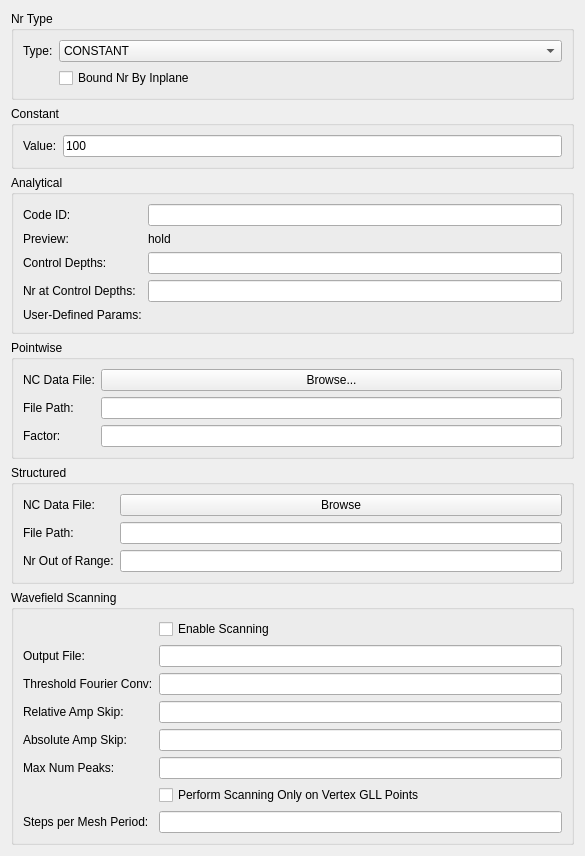
              <widget class="QWidget" name="scrollAreaWidgetContents_3">
               <property name="geometry">
                <rect>
                 <x>0</x>
                 <y>0</y>
                 <width>585</width>
                 <height>735</height>
                </rect>
               </property>
               <property name="sizePolicy">
                <sizepolicy hsizetype="Expanding" vsizetype="Expanding">
                 <horstretch>0</horstretch>
                 <verstretch>0</verstretch>
                </sizepolicy>
               </property>
               <layout class="QVBoxLayout" name="verticalLayout_7">
                <item>
                 <widget class="QGroupBox" name="grpNrType">
                  <property name="title">
                   <string>Nr Type</string>
                  </property>
                  <layout class="QFormLayout" name="formNrType">
                   <item row="0" column="0">
                    <widget class="QLabel" name="label_26">
                     <property name="toolTip">
                      <string>CONSTANT: Nr(s,z) = const. ANALYTICAL: analytical Nr(s,z) defined in NrFieldAnalytical.cpp. POINTWISE: Nr at discrete control points. STRUCTURED: Nr on a structured grid.</string>
                     </property>
                     <property name="text">
                      <string>Type:</string>
                     </property>
                    </widget>
                   </item>
                   <item row="0" column="1">
                    <widget class="QComboBox" name="comboBoxNrType">
                     <item>
                      <property name="text">
                       <string>CONSTANT</string>
                      </property>
                     </item>
                     <item>
                      <property name="text">
                       <string>ANALYTICAL</string>
                      </property>
                     </item>
                     <item>
                      <property name="text">
                       <string>POINTWISE</string>
                      </property>
                     </item>
                     <item>
                      <property name="text">
                       <string>STRUCTURED</string>
                      </property>
                     </item>
                    </widget>
                   </item>
                   <item row="1" column="1">
                    <widget class="QCheckBox" name="checkBoxNrInplane">
                     <property name="text">
                      <string>Bound Nr By Inplane</string>
                     </property>
                    </widget>
                   </item>
                  </layout>
                 </widget>
                </item>
                <item>
                 <widget class="QGroupBox" name="grpConstant">
                  <property name="title">
                   <string>Constant</string>
                  </property>
                  <layout class="QFormLayout" name="formConstant">
                   <item row="0" column="0">
                    <widget class="QLabel" name="label_27">
                     <property name="toolTip">
                      <string>Constant value for Nr. For an axisymmetric model with a single axial source, use 5 for moment tensor (earthquake), 3 for force vector (impact), 1 for pressure (explosion).</string>
                     </property>
                     <property name="text">
                      <string>Value:</string>
                     </property>
                    </widget>
                   </item>
                   <item row="0" column="1">
                    <widget class="QLineEdit" name="lineConstNr">
                     <property name="text">
                      <string>100</string>
                     </property>
                    </widget>
                   </item>
                  </layout>
                 </widget>
                </item>
                <item>
                 <widget class="QGroupBox" name="grpAnalytical">
                  <property name="title">
                   <string>Analytical</string>
                  </property>
                  <layout class="QFormLayout" name="formAnalytical">
                   <item row="0" column="0">
                    <widget class="QLabel" name="label_29">
                     <property name="toolTip">
                      <string>NrFieldAnalytical::sCodeID in NrFieldAnalytical.cpp (line 18).</string>
                     </property>
                     <property name="text">
                      <string>Code ID:</string>
                     </property>
                    </widget>
                   </item>
                   <item row="0" column="1">
                    <widget class="QLineEdit" name="lineEditCodeID"/>
                   </item>
                   <item row="1" column="0">
                    <widget class="QLabel" name="label_21">
                     <property name="text">
                      <string>Preview:</string>
                     </property>
                    </widget>
                   </item>
                   <item row="1" column="1">
                    <widget class="QLabel" name="labelCodeID">
                     <property name="text">
                      <string>hold</string>
                     </property>
                    </widget>
                   </item>
                   <item row="2" column="0">
                    <widget class="QLabel" name="label_30">
                     <property name="toolTip">
                      <string>Depth values at which Nr is controlled for the analytical field.</string>
                     </property>
                     <property name="text">
                      <string>Control Depths:</string>
                     </property>
                    </widget>
                   </item>
                   <item row="2" column="1">
                    <widget class="QLineEdit" name="lineNrControlDepths"/>
                   </item>
                   <item row="3" column="0">
                    <widget class="QLabel" name="label_31">
                     <property name="toolTip">
                      <string>Nr values corresponding to each control depth.</string>
                     </property>
                     <property name="text">
                      <string>Nr at Control Depths:</string>
                     </property>
                    </widget>
                   </item>
                   <item row="3" column="1">
                    <widget class="QLineEdit" name="lineNrAtControlDepths"/>
                   </item>
                   <item row="4" column="0">
                    <widget class="QLabel" name="label_32">
                     <property name="toolTip">
                      <string>Arbitrary parameters with arbitrary names and types, depending on how they are read and used in NrFieldAnalytical.cpp.</string>
                     </property>
                     <property name="text">
                      <string>User-Defined Params:</string>
                     </property>
                    </widget>
                   </item>
                   <item row="4" column="1">
                    <widget class="UDPFieldsWidget" name="udpWidget" native="true">
                     <property name="sizePolicy">
                      <sizepolicy hsizetype="Expanding" vsizetype="Expanding">
                       <horstretch>0</horstretch>
                       <verstretch>1</verstretch>
                      </sizepolicy>
                     </property>
                    </widget>
                   </item>
                  </layout>
                 </widget>
                </item>
                <item>
                 <widget class="QGroupBox" name="grpPointwise">
                  <property name="title">
                   <string>Pointwise</string>
                  </property>
                  <layout class="QFormLayout" name="formPointwise">
                   <item row="0" column="0">
                    <widget class="QLabel" name="label_34">
                     <property name="toolTip">
                      <string>Must contain: pointwise_sz (double, X×2, s/z of control points) and pointwise_Nr (int, X, Nr values). Unit: meters. Interpolation uses inverse distance weighting.</string>
                     </property>
                     <property name="text">
                      <string>NC Data File:</string>
                     </property>
                    </widget>
                   </item>
                   <item row="0" column="1">
                    <widget class="QPushButton" name="btnBrowsePointwise">
                     <property name="text">
                      <string>Browse...</string>
                     </property>
                    </widget>
                   </item>
                   <item row="1" column="0">
                    <widget class="QLabel" name="label_33">
                     <property name="text">
                      <string>File Path:</string>
                     </property>
                    </widget>
                   </item>
                   <item row="1" column="1">
                    <widget class="QLineEdit" name="linePointwisePath"/>
                   </item>
                   <item row="2" column="0">
                    <widget class="QLabel" name="label_37">
                     <property name="toolTip">
                      <string>Factor multiplied to Nr(s,z) from the pointwise data file.</string>
                     </property>
                     <property name="text">
                      <string>Factor:</string>
                     </property>
                    </widget>
                   </item>
                   <item row="2" column="1">
                    <widget class="QLineEdit" name="lineNrFactor"/>
                   </item>
                  </layout>
                 </widget>
                </item>
                <item>
                 <widget class="QGroupBox" name="grpStructured">
                  <property name="title">
                   <string>Structured</string>
                  </property>
                  <layout class="QFormLayout" name="formStructured">
                   <item row="0" column="0">
                    <widget class="QLabel" name="label_39">
                     <property name="toolTip">
                      <string>Cartesian mesh: structured_s (double, M), structured_z (double, N), structured_Nr (int, M×N). Spherical mesh: replace _s/_z with _r/_t (θ). Units: meters for s/z/r, radians for θ.</string>
                     </property>
                     <property name="text">
                      <string>NC Data File:</string>
                     </property>
                    </widget>
                   </item>
                   <item row="0" column="1">
                    <widget class="QPushButton" name="pushBrowseStructured">
                     <property name="text">
                      <string>Browse</string>
                     </property>
                    </widget>
                   </item>
                   <item row="1" column="0">
                    <widget class="QLabel" name="label_38">
                     <property name="text">
                      <string>File Path:</string>
                     </property>
                    </widget>
                   </item>
                   <item row="1" column="1">
                    <widget class="QLineEdit" name="lineStructuredPath"/>
                   </item>
                   <item row="2" column="0">
                    <widget class="QLabel" name="label_40">
                     <property name="toolTip">
                      <string>Value of Nr at any location outside the structured grid range.</string>
                     </property>
                     <property name="text">
                      <string>Nr Out of Range:</string>
                     </property>
                    </widget>
                   </item>
                   <item row="2" column="1">
                    <widget class="QLineEdit" name="lineStructuredOutOfRange"/>
                   </item>
                  </layout>
                 </widget>
                </item>
                <item>
                 <widget class="QGroupBox" name="grpWavefieldScanning">
                  <property name="toolTip">
                   <string>AxiSEM3D learns a sub-optimal Nr(s,z) during simulation and dumps it to a file for re-use. It analyzes the Fourier series at mesh points upon energy peak arrival. To re-use: set type_Nr = POINTWISE and point nc_data_file to the scanning output.</string>
                  </property>
                  <property name="title">
                   <string>Wavefield Scanning</string>
                  </property>
                  <layout class="QFormLayout" name="formWavefieldScanning">
                   <item row="0" column="1">
                    <widget class="QCheckBox" name="checkWavefieldScanningOn">
                     <property name="text">
                      <string>Enable Scanning</string>
                     </property>
                    </widget>
                   </item>
                   <item row="1" column="0">
                    <widget class="QLabel" name="label_43">
                     <property name="toolTip">
                      <string>File path for the wavefield scanning output.</string>
                     </property>
                     <property name="text">
                      <string>Output File:</string>
                     </property>
                    </widget>
                   </item>
                   <item row="1" column="1">
                    <widget class="QLineEdit" name="lineWavefieldOutputFile"/>
                   </item>
                   <item row="2" column="0">
                    <widget class="QLabel" name="label_44">
                     <property name="toolTip">
                      <string>Accuracy loss by truncating the Fourier series of the wavefield. Allowed range: [1e-4, 1e-1].</string>
                     </property>
                     <property name="text">
                      <string>Threshold Fourier Conv:</string>
                     </property>
                    </widget>
                   </item>
                   <item row="2" column="1">
                    <widget class="QLineEdit" name="lineThresholdFourierConv"/>
                   </item>
                   <item row="3" column="0">
                    <widget class="QLabel" name="label_45">
                     <property name="toolTip">
                      <string>Peaks with amplitude smaller than this × largest peak are skipped. 1.0 = only largest peak, 0.0 = all peaks. Range: [0.0, 1.0].</string>
                     </property>
                     <property name="text">
                      <string>Relative Amp Skip:</string>
                     </property>
                    </widget>
                   </item>
                   <item row="3" column="1">
                    <widget class="QLineEdit" name="lineRelativeAmpSkip"/>
                   </item>
                   <item row="4" column="0">
                    <widget class="QLabel" name="label_47">
                     <property name="toolTip">
                      <string>Absolute amplitude threshold for skipping energy peaks. Allowed range: [1e-14, 1e-10].</string>
                     </property>
                     <property name="text">
                      <string>Absolute Amp Skip:</string>
                     </property>
                    </widget>
                   </item>
                   <item row="4" column="1">
                    <widget class="QLineEdit" name="lineAbsAmpSkip"/>
                   </item>
                   <item row="5" column="0">
                    <widget class="QLabel" name="label_48">
                     <property name="toolTip">
                      <string>Maximum number of energy peaks to consider. Use a small value to focus on only the largest peaks.</string>
                     </property>
                     <property name="text">
                      <string>Max Num Peaks:</string>
                     </property>
                    </widget>
                   </item>
                   <item row="5" column="1">
                    <widget class="QLineEdit" name="lineMaxNumPeaks"/>
                   </item>
                   <item row="6" column="1">
                    <widget class="QCheckBox" name="checkScanOnlyVertexGLL">
                     <property name="text">
                      <string>Perform Scanning Only on Vertex GLL Points</string>
                     </property>
                    </widget>
                   </item>
                   <item row="7" column="0">
                    <widget class="QLabel" name="label_49">
                     <property name="toolTip">
                      <string>Number of steps per mesh period for scanning. Must be at least 4; recommended range: [8, 16].</string>
                     </property>
                     <property name="text">
                      <string>Steps per Mesh Period:</string>
                     </property>
                    </widget>
                   </item>
                   <item row="7" column="1">
                    <widget class="QLineEdit" name="lineNumStepsPerMeshPeriod"/>
                   </item>
                  </layout>
                 </widget>
                </item>
               </layout>
              </widget>
